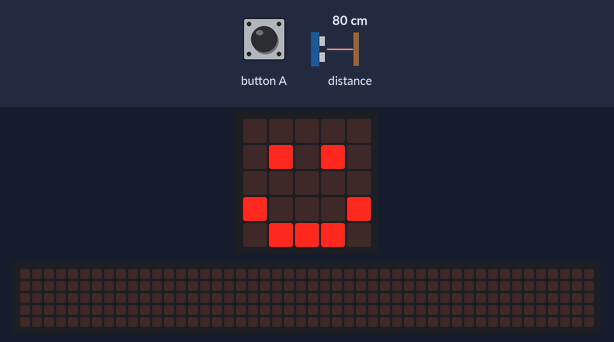
The program below on a simulated BBC micro:bit (MakeCode). Shown: the board's 5×5 LED display, a strip that is not on the board, showing the scrolling text unrolled. The inputs (shaded band) are chosen by the test bench; at power-on: distance to the obstacle 80 cm. The 48×5 strip is a reading aid, not a part: it shows the text the display is scrolling, unrolled, one strip-width of it at a time.

Above: at 1.8 s.
1.9 s: button A pressed for 0.15 s
At 2.28 s:
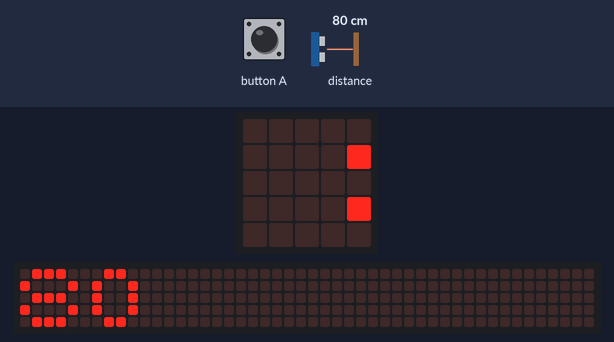
At 4.53 s:
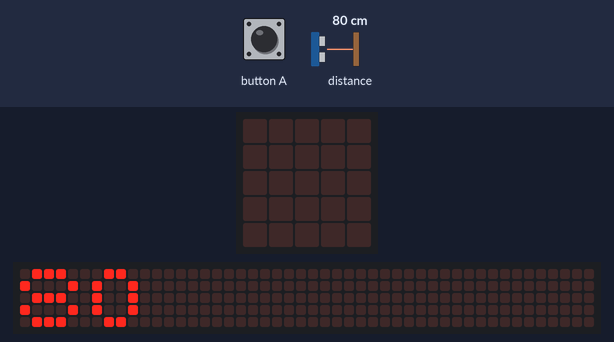
Timing chart, 0 to 6.0 s (numbered marks = the images above; inputs shaded):
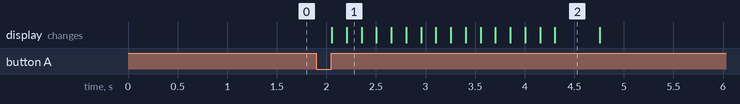

The program:

main.ts
```typescript
// (licence header left out)
// variables
let distanceToObjest: number = 0

// setup
basic.clearScreen()
basic.showIcon(IconNames.Happy)

input.onButtonPressed(Button.A, function() {
    // gets distance to object in cm
    basic.clearScreen()
    distanceToObjest = sonar.ping(
        DigitalPin.P1,
        DigitalPin.P2,
        PingUnit.Centimeters
        )

    // shows the distance to object
    basic.clearScreen()
    basic.showNumber(distanceToObjest)
    basic.showIcon(IconNames.Happy)
})
```

Measured:
- after the input at 1.9 s, the display: first changes after 0.16 s (image 1 shows a later state)
- what the display in image 2 shows lasts 0.5 s, from 4.3 s to 4.8 s
